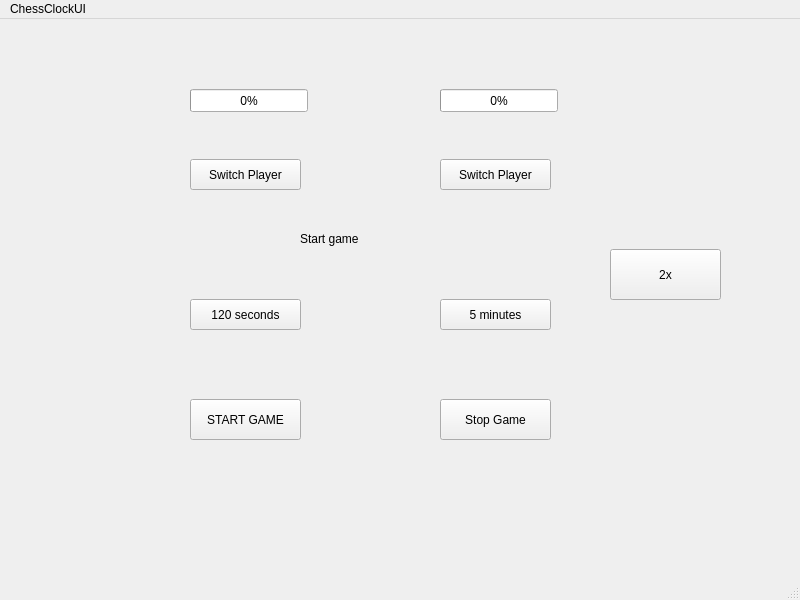
<?xml version="1.0" encoding="UTF-8"?>
<ui version="4.0">
 <class>ChessClock</class>
 <widget class="QMainWindow" name="ChessClock">
  <property name="geometry">
   <rect>
    <x>0</x>
    <y>0</y>
    <width>800</width>
    <height>600</height>
   </rect>
  </property>
  <property name="windowTitle">
   <string>ChessClock</string>
  </property>
  <widget class="QWidget" name="centralwidget">
   <widget class="QPushButton" name="pushButton_1">
    <property name="geometry">
     <rect>
      <x>190</x>
      <y>280</y>
      <width>111</width>
      <height>31</height>
     </rect>
    </property>
    <property name="text">
     <string>120 seconds</string>
    </property>
   </widget>
   <widget class="QPushButton" name="pushButton_3">
    <property name="geometry">
     <rect>
      <x>190</x>
      <y>380</y>
      <width>111</width>
      <height>41</height>
     </rect>
    </property>
    <property name="text">
     <string>START GAME</string>
    </property>
   </widget>
   <widget class="QPushButton" name="pushButton_4">
    <property name="geometry">
     <rect>
      <x>440</x>
      <y>380</y>
      <width>111</width>
      <height>41</height>
     </rect>
    </property>
    <property name="text">
     <string>Stop Game</string>
    </property>
   </widget>
   <widget class="QPushButton" name="pushButton_2">
    <property name="geometry">
     <rect>
      <x>440</x>
      <y>280</y>
      <width>111</width>
      <height>31</height>
     </rect>
    </property>
    <property name="text">
     <string>5 minutes</string>
    </property>
   </widget>
   <widget class="QPushButton" name="pushButton_6">
    <property name="geometry">
     <rect>
      <x>440</x>
      <y>140</y>
      <width>111</width>
      <height>31</height>
     </rect>
    </property>
    <property name="text">
     <string>Switch Player</string>
    </property>
   </widget>
   <widget class="QLabel" name="label">
    <property name="geometry">
     <rect>
      <x>300</x>
      <y>210</y>
      <width>231</width>
      <height>20</height>
     </rect>
    </property>
    <property name="text">
     <string>Start game</string>
    </property>
   </widget>
   <widget class="QProgressBar" name="progressBarPlayer1">
    <property name="geometry">
     <rect>
      <x>190</x>
      <y>70</y>
      <width>118</width>
      <height>23</height>
     </rect>
    </property>
    <property name="value">
     <number>0</number>
    </property>
   </widget>
   <widget class="QProgressBar" name="progressBar_2">
    <property name="geometry">
     <rect>
      <x>440</x>
      <y>70</y>
      <width>118</width>
      <height>23</height>
     </rect>
    </property>
    <property name="value">
     <number>0</number>
    </property>
   </widget>
   <widget class="QPushButton" name="pushButton_5">
    <property name="geometry">
     <rect>
      <x>190</x>
      <y>140</y>
      <width>111</width>
      <height>31</height>
     </rect>
    </property>
    <property name="text">
     <string>Switch Player</string>
    </property>
   </widget>
   <widget class="QPushButton" name="pushButton_7">
    <property name="geometry">
     <rect>
      <x>610</x>
      <y>230</y>
      <width>111</width>
      <height>51</height>
     </rect>
    </property>
    <property name="text">
     <string>2x</string>
    </property>
   </widget>
  </widget>
  <widget class="QMenuBar" name="menubar">
   <property name="geometry">
    <rect>
     <x>0</x>
     <y>0</y>
     <width>800</width>
     <height>22</height>
    </rect>
   </property>
   <widget class="QMenu" name="ChessClockUI">
    <property name="title">
     <string>ChessClockUI</string>
    </property>
   </widget>
   <addaction name="ChessClockUI"/>
  </widget>
  <widget class="QStatusBar" name="statusbar"/>
 </widget>
 <resources/>
 <connections/>
</ui>
